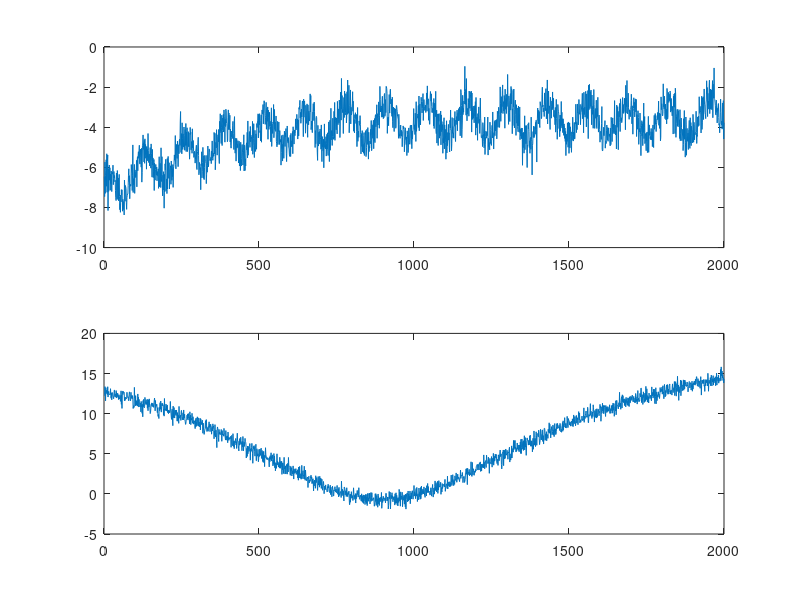
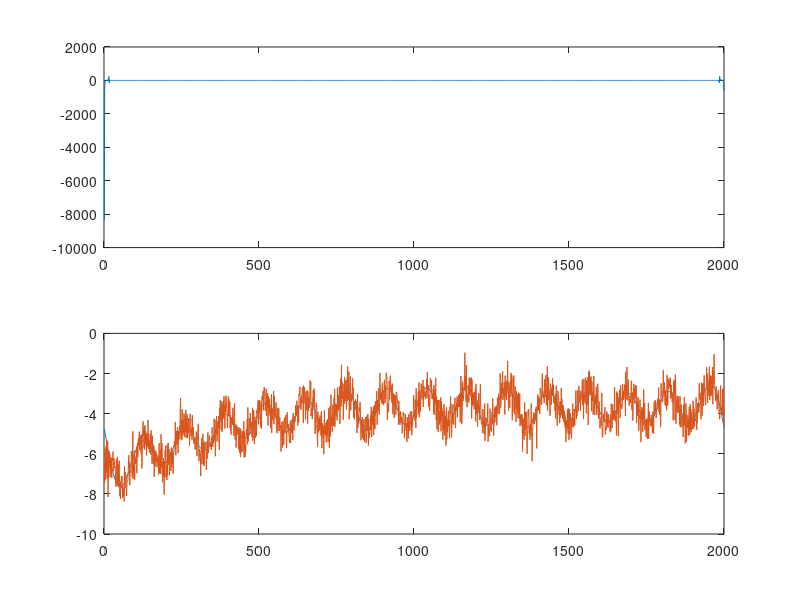
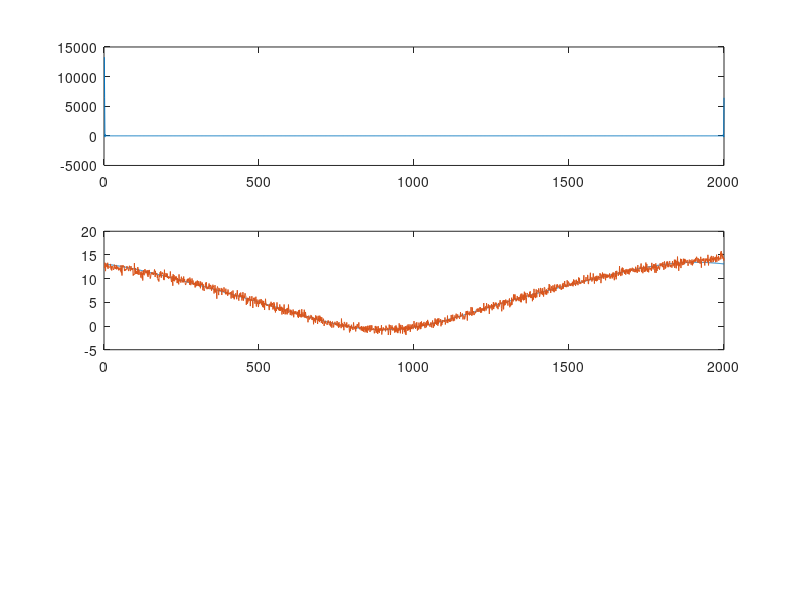

Recreate these plots in MATLAB, in order. (Note: this script raises an error after producing the figures.)
matX = load("ASP_Final_Data.mat","matX");
theta_s_noisy = load("ASP_Final_Data.mat","theta_s_noisy");
theta_i_noisy = load("ASP_Final_Data.mat","theta_i_noisy");
matX = matX.matX;
theta_i_noisy = theta_i_noisy.theta_i_noisy;
theta_s_noisy = theta_s_noisy.theta_s_noisy;
t=[1:length(theta_i_noisy)];
figure(1);
subplot(2,1,1);
plot(t,theta_s_noisy);
subplot(2,1,2);
plot(t,theta_i_noisy);
% 
% [~, w] = ASP_RLS(theta_s_noisy, theta_s_noisy, 0.01, 0.5, 10);
% w = w(:,end);
% theta_s_tmp = ([zeros(1,9) theta_s_noisy]);
% theta_s_hat = zeros(size(theta_s_noisy));
% for i = 1:size(theta_s_noisy,2)
%     x = flip(theta_s_tmp(i:i+9));
%     theta_s_hat(i) = x*conj(w);
% end

figure(2);
fft_s = fft(theta_s_noisy);
fft_s( abs(fft_s) < max(abs(fft_s))/70)=0;
% fft_s = fftshift(fft_s);
% fft_s = fftshift(fft_s);
subplot(2,1,1);
plot(1:length(fft_s), fft_s);

theta_s_ifft = ifft(fft_s);
subplot(2,1,2);
plot(t, theta_s_ifft);
hold on;
% subplot(3,1,3);
plot(t, theta_s_noisy);
hold off;

figure(3);
fft_i = fft(theta_i_noisy);
fft_i( abs(fft_i) < max(abs(fft_i))/70)=0;
% fft_s = fftshift(fft_s);
% fft_s = fftshift(fft_s);
subplot(3,1,1);
plot(1:length(fft_i), fft_i);

theta_i_ifft = ifft(fft_i);
subplot(3,1,2);
plot(t, theta_i_ifft);
hold on;
plot(t, theta_i_noisy);
hold off;

figure(4);
[~,w]=ASP_RLS(theta_i_noisy, theta_i_ifft,0.01, 0.9,10);
theta_i_hat = zeros(size(theta_i_noisy));
tmp = [ones(1,9)*theta_i_noisy(1) theta_i_noisy];
for i = 1:length(theta_i_hat)
    theta_i_hat(i) = w(:,i)'* flip(tmp(i:i+9)).';
end
subplot(211);
plot(t, theta_i_hat);
hold on;
plot(t, theta_i_noisy);
plot(t, theta_i_ifft);
hold off;
subplot(212);
plot(t,theta_i_hat);
hold on;
plot(t, theta_i_ifft);
hold off;

IMF_set = hht(theta_i_noisy, t, 4);
figure(5)
for i = 1:size(IMF_set,1)
    subplot(size(IMF_set,1),1,i);
    plot(t, IMF_set(i,:));
end
figure(6);
recon_s = sum(IMF_set(2:end,:),1);
plot(t, theta_i_noisy);
hold on;
plot(t,recon_s);
hold off;